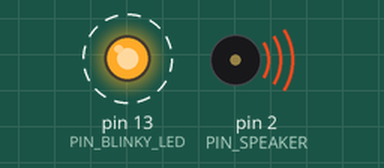
This sketch was run on a simulated Arduino Uno, built with avr-gcc and run on an emulated ATmega328P. Parts: output pins drawn as LEDs (lit = HIGH), buzzer (waves = sounding). Dashed ring = blinking.

Above: at 0.2 s.
Timing chart, 0 to 8.1 s (numbered marks = the images above):
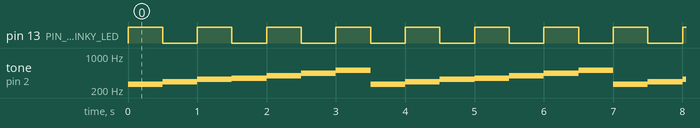

The sketch:

buzzer_led_test.ino
```cpp
/*
Adafruit Arduino - Lesson 10. Simple Sounds
*/

#define PIN_BLINKY_LED  13
#define PIN_SPEAKER     2

//int numTones = 10;
//int tones[] = {261, 277, 294, 311, 330, 349, 370, 392, 415, 440};
////            mid C  C#   D    D#   E    F    F#   G    G#   A

int numTones = 7;
int tones[] = {261, 294, 330, 349, 392, 440, 512};
//            mid C  D    E    F    G    A    C

void setup()
{
  pinMode(PIN_BLINKY_LED, OUTPUT);
}

int ledState = 1;
void loop()
{
  for (int i = 0; i < numTones; i++)
  {
    digitalWrite(PIN_BLINKY_LED, ledState);
    tone(PIN_SPEAKER, tones[i]);
    delay(500);
    ledState = 1 - ledState;
  }
  noTone(PIN_SPEAKER);
}
```

Measured:
- by itself, pin 13 (PIN_BLINKY_LED): alternates HIGH for 0.50 s and LOW for 0.50 s
- by itself, tone on pin 2 (PIN_SPEAKER): repeats every 3.5 s: 294 Hz 0.50 s, 330 Hz 0.50 s, 349 Hz 0.50 s, 392 Hz 0.50 s, 440 Hz 0.50 s, 512 Hz 0.50 s, 261 Hz 0.50 s
